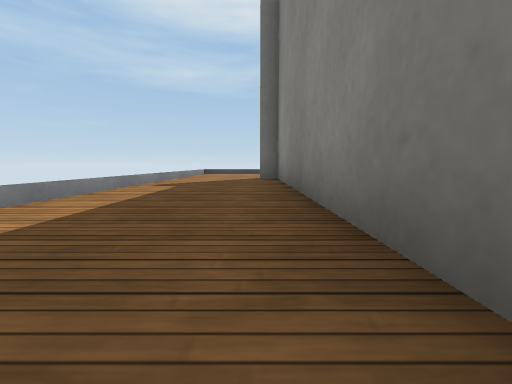
View 1 (above)

24 first-person views from a walk through a robot-simulator world made for Webots. The camera is 0.19 m above the floor, tilts 6° down and sees 90° across. Doors are drawn as open doorways. The floor is counted in squares, 0.5 m on a side. Each view is taken from the middle of a square. On the plan, view 1 faces up. The plan holds only what a view shows up to about 9 squares ahead; the rest is blank. Simple shapes and patterns stand in for the simulator's stock objects.

View 2
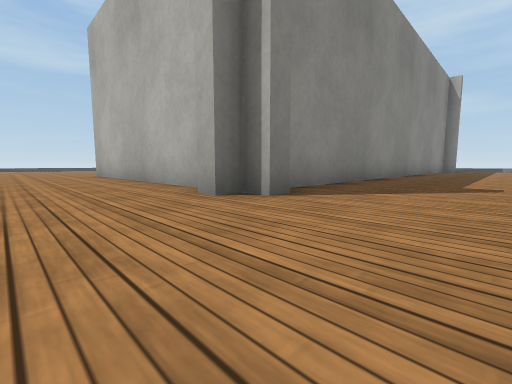

View 3
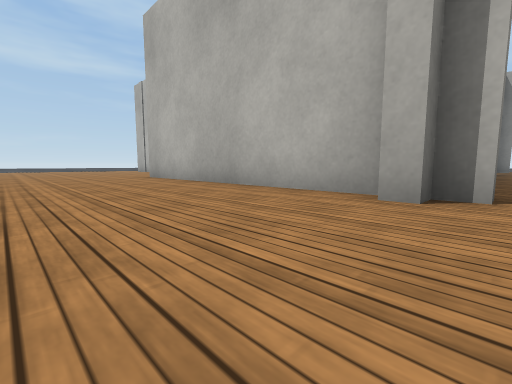

View 4
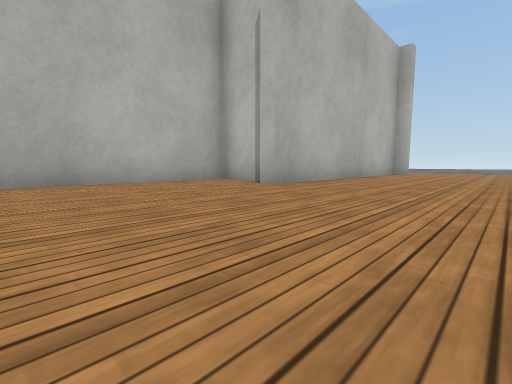

View 5
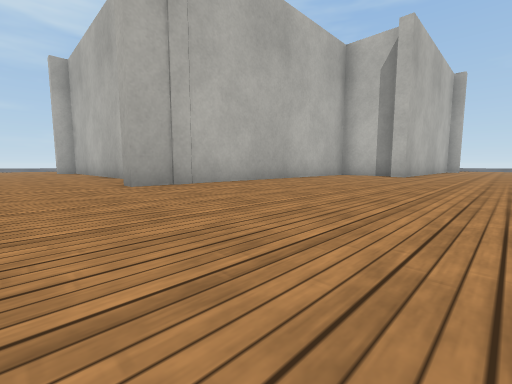

View 6
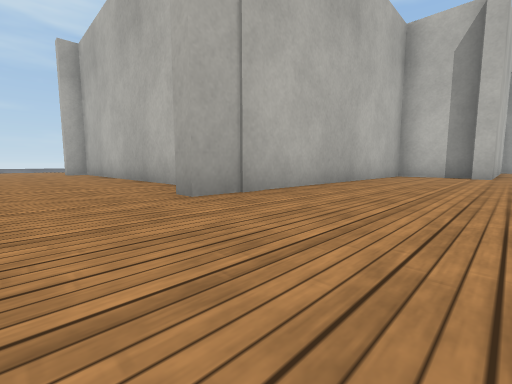

View 7
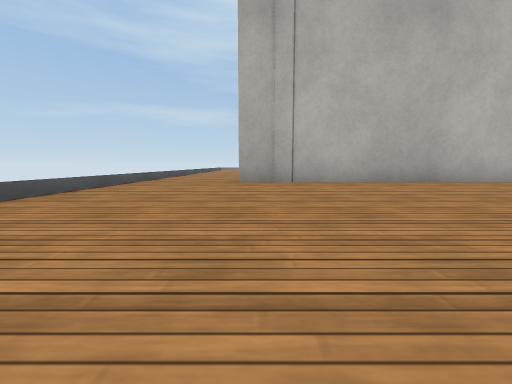

View 8
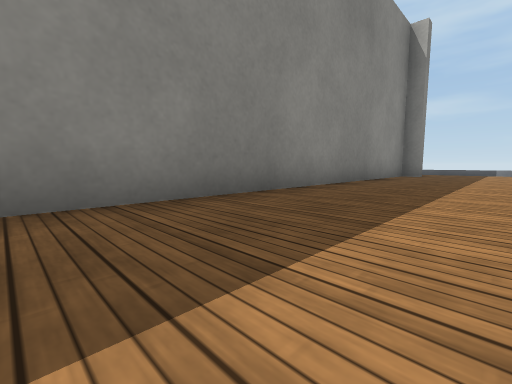

View 9
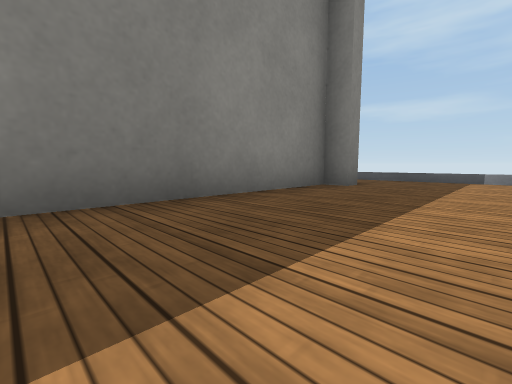

View 10
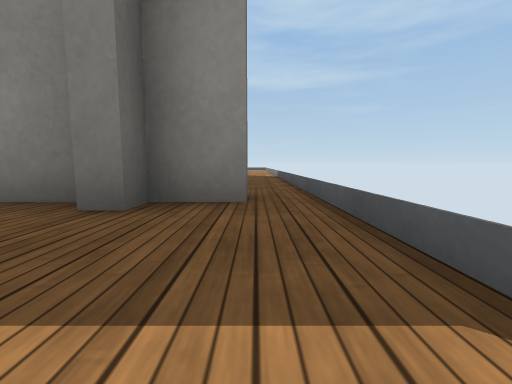

View 11
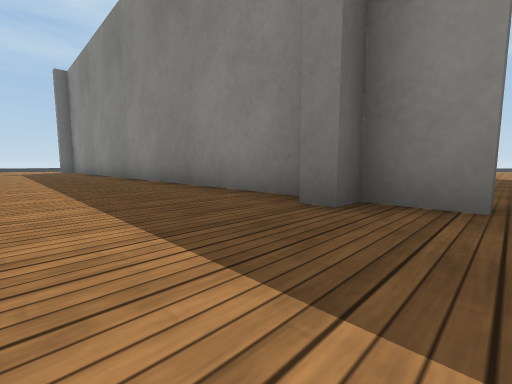

View 12
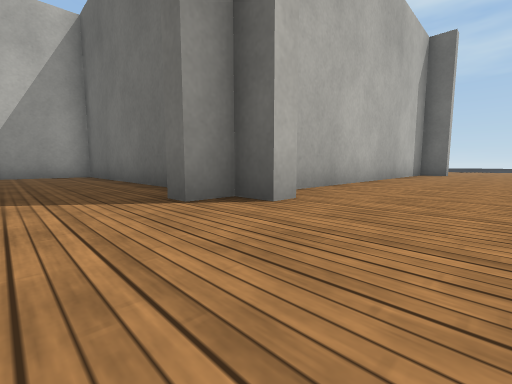

View 13
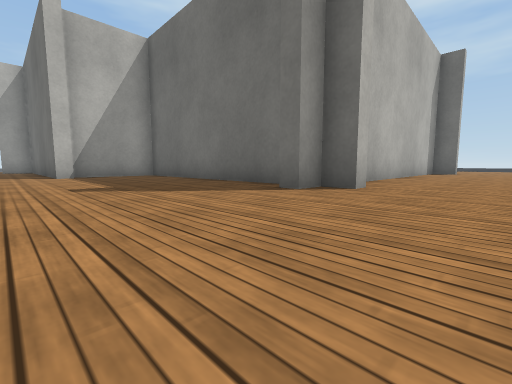

View 14
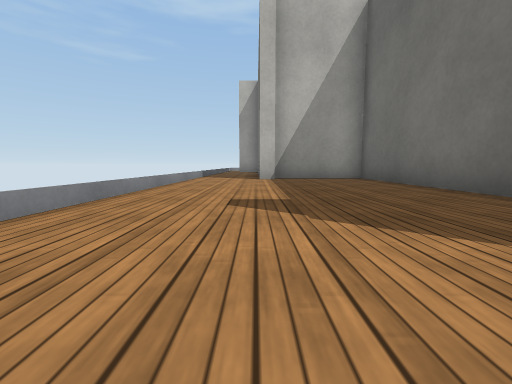

View 15
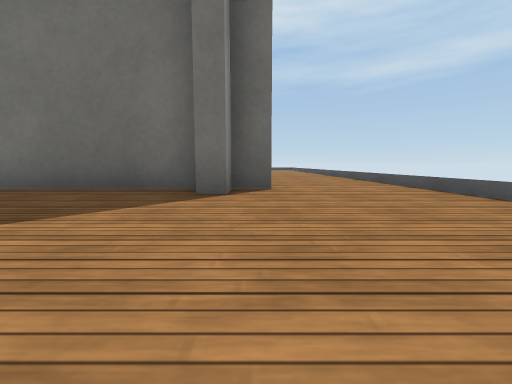

View 16
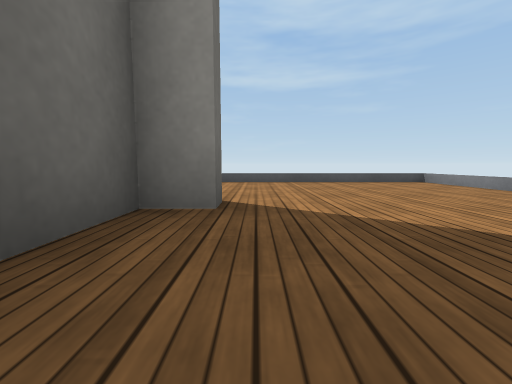

View 17
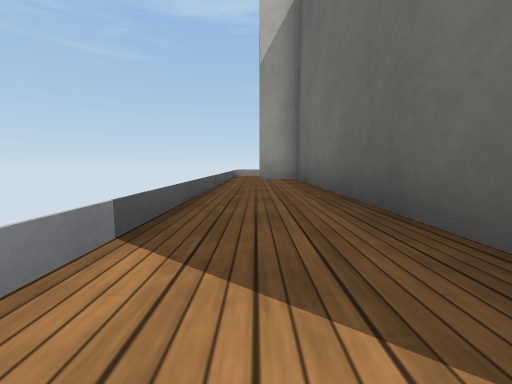

View 18
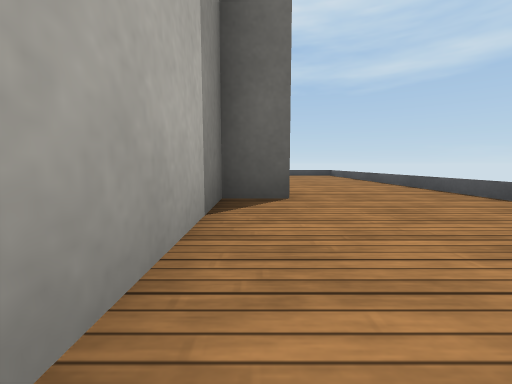

View 19
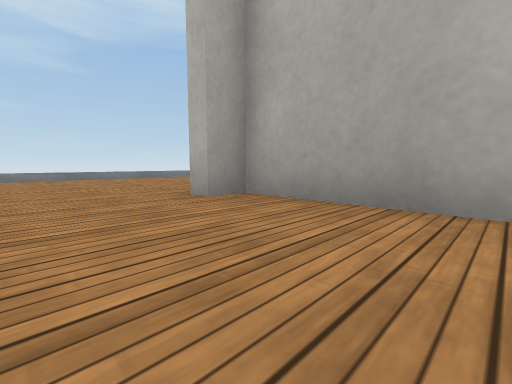

View 20
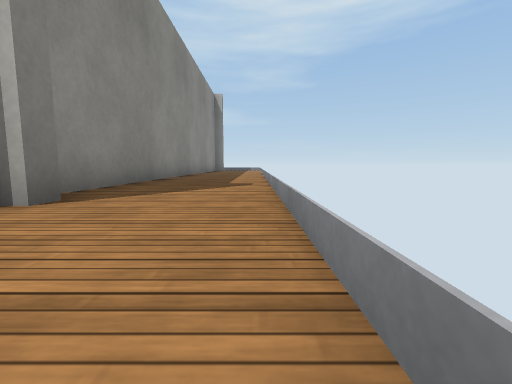

View 21
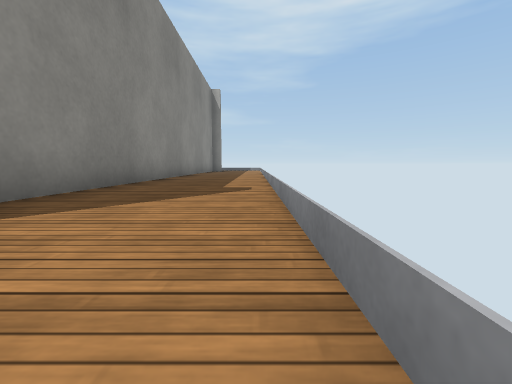

View 22
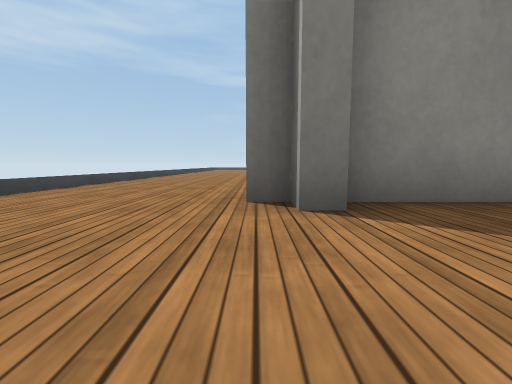

View 23
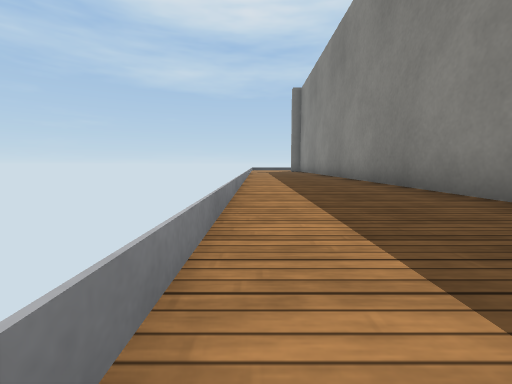

View 24
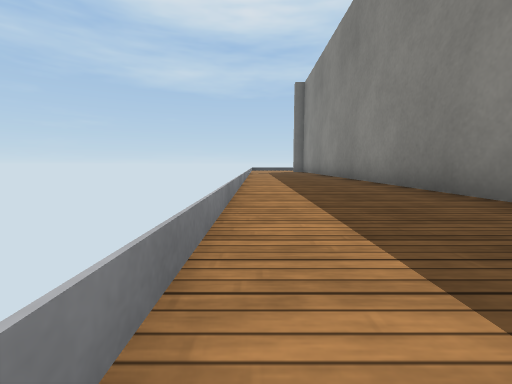

### Floor plan
Points are (right, up) in squares from view 1. A wall is a line through its corners. A room is listed if a view was taken in it or the views show most of it. See-through windows are left out.
Room 1 (views 1, 2, 3, 4, 5, 6, 7, 8, 9, 10, 11, 20, 21, 22, 23, 24)
walls: (7.6, 7.3) (7.6, 5.3) (15.5, 5.3); (1.1, 7.6) (8.1, 7.6) (8.1, 7.1); (0.6, -7.9) (0.6, -6.9) (0.1, -6.9) (0.1, -6.5) (0.6, -6.5) (0.6, 7.2) (0.1, 7.2) (0.1, 7.6) (0.6, 7.6) (0.6, 8.1) (1.1, 8.1)
low walls: (7.1, 11.3) (1.2, 11.3); (-2.3, 9.8) (-2.3, -7.8); (17.7, 5.5) (17.7, 11); (-2, -8.7) (1, -8.7)
ways out: opening at (16.5, 5) to room 2; gap at (1, -8) to room 2
Room 2 (views 12, 13, 14, 15, 16, 17, 18, 19)
walls: (14.2, -4) (7.6, -4) (7.6, -6.5); (8.1, -6.4) (8.1, -6.9) (1, -6.9) (1, -7.9); (15.5, 4.9) (14.6, 4.9) (14.6, -3.6) (15.2, -3.6) (15.2, -4) (14.6, -4) (14.6, -4.6) (14.2, -4.6); (15.2, 5.4) (15.2, 4.9)
low walls: (1, -8.7) (17.7, -8.7) (17.7, 5.5)
ways out: opening at (16.5, 5) to room 1; gap at (1, -8) to room 1

Where each view was taken, in squares from view 1:
view 1: 0 up, 0 right, facing up
view 2: 10 up, 2 left, facing down-right
view 3: 11 up, 0 right, facing down-right
view 4: 11 up, 12 right, facing down-left
view 5: 10 up, 17 right, facing down-left
view 6: 8 up, 17 right, facing down-left
view 7: 11 up, 15 right, facing down
view 8: 3 up, 2 left, facing down-right
view 9: 2 down, 2 left, facing down-right
view 10: 8 down, 2 left, facing right
view 11: 8 down, 2 left, facing up-right
view 12: 6 down, 17 right, facing up-left
view 13: 8 down, 17 right, facing up-left
view 14: 7 down, 15 right, facing left
view 15: 8 down, 15 right, facing up
view 16: 5 down, 12 right, facing right
view 17: 8 down, 8 right, facing left
view 18: 2 up, 15 right, facing up
view 19: 1 down, 17 right, facing down-left
view 20: 10 up, 2 left, facing down
view 21: 9 up, 2 left, facing down
view 22: 8 up, 2 left, facing right
view 23: 8 down, 2 left, facing up
view 24: 7 down, 2 left, facing up
